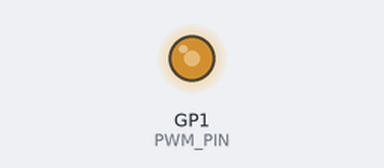
The sketch below on a simulated Raspberry Pi Pico. Parts: output pins drawn as LEDs (lit = HIGH). Random numbers use the default seed unless the sketch sets one.

Above: at 0.1 s.
Timing chart, 0 to 1.6 s (numbered marks = the images above):
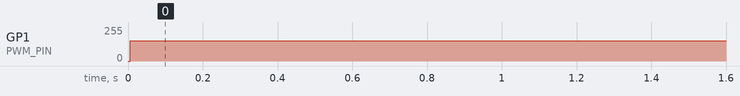

Measured:
- by itself, GP1 (PWM_PIN): 0/255 → 153/255 at 0.01 s

The sketch:

mic-jammer-rp2040-PWM-v13.ino
```cpp
/*
    wearable microphone jammer

    Version based on original concept &  development :
    https://github.com/y-x-c/wearable-microphone-jamming

    Boards needed :
    Arduino Raspberry Pi Pico 2040 - RP2040-ZERO or RP2040-ONE from Waveshare
    +  TC4420 + MOSFET IRF4115

    Attention : Use Linux based PC and Arduino Pi Pico Earle Philhower Core for compilation
    Board Manager link for Arduino :
    https://github.com/earlephilhower/arduino-pico/releases/download/global/package_rp2040_index.json

    This version uses bobble voice jamming technique

*/


#include <Arduino.h>
#include "hardware/pwm.h"   // Raspberry PICO SDK library
#include "hardware/clocks.h" // For function clock_get_hz

// pin #1 for GP1 on RP2040-zero board
const int PWM_PIN = 1;
uint slice_num;
uint channel;

// Middle of piezzo transducers resonance frequency
const uint32_t BASE_CARRIER = 25000;

// function to gracefully reprogram PWM frequency without glitches
void update_frequency_safe(uint32_t freq) {
    uint32_t sys_clk = clock_get_hz(clk_sys);

    // Calculating wrap to reduce glitches while changing RP2040 PWM frequency
    // sys_clk / freq - 1
    uint32_t wrap = (sys_clk / freq) - 1;

    // This functions are from RP2040 SDK (double buffered)
    pwm_set_wrap(slice_num, wrap);
    // pwm_set_chan_level(slice_num, channel, (wrap + 1) / 2);

    // normally PWM cycle duty 35%-50% should give best result on LC generator
    // but setting up to 70% for highest voltage on the coil
    // the higher this value is the more DC current is pumped into coil by the MOSFET
    // both MOSFET and coil will get hotter
    uint16_t level = (uint16_t)((wrap + 1) * 60 / 100);
    pwm_set_chan_level(slice_num, channel, level);
}

void setup() {
    // initializing RP2040 PWM pin from Pico SDK
    gpio_set_function(PWM_PIN, GPIO_FUNC_PWM);

    slice_num = pwm_gpio_to_slice_num(PWM_PIN);
    channel = pwm_gpio_to_channel(PWM_PIN);

    // Configuration of the PWM defaults
    pwm_config config = pwm_get_default_config();

    // We want maximum precision of PWM we are not dividing the clock here
    pwm_config_set_clkdiv(&config, 1.0f);

    // Starting PWM with defaults
    pwm_init(slice_num, &config, true);

    // Setting central frequency for piezo
    update_frequency_safe(25000);

    randomSeed(1234);
}

void loop() {
    // Here we pick a random INFRASOUND frequency for FM modulation
    uint16_t randomfrequency = random(2,25);

    // Here we pick random time of this frequency duration
    // you may play with this range to have better jamming results on phones mic
    unsigned long randomfrequencyDuration = random(1, 7);

    // note the start of the cycle
    unsigned long startTime = millis();

    while (millis() - startTime < randomfrequencyDuration) {

        // FM modulation to create the sound upon bearer piezo frequency
        // Weight 1000 adjusted to fit within piezo acceptable frequency
        // piezo range is  24000 - 26000 Hz (25000 +/- 1000 Hz)
        float timeSec = millis() / 1000.0;

        long fm_offset = (sin(timeSec * randomfrequency) * 1000);
        uint32_t current_freq = BASE_CARRIER + fm_offset;

        // Update the frequency
        update_frequency_safe(current_freq);

        // time for 1 PWM cycle
        delayMicroseconds(40);
    }
}
```
